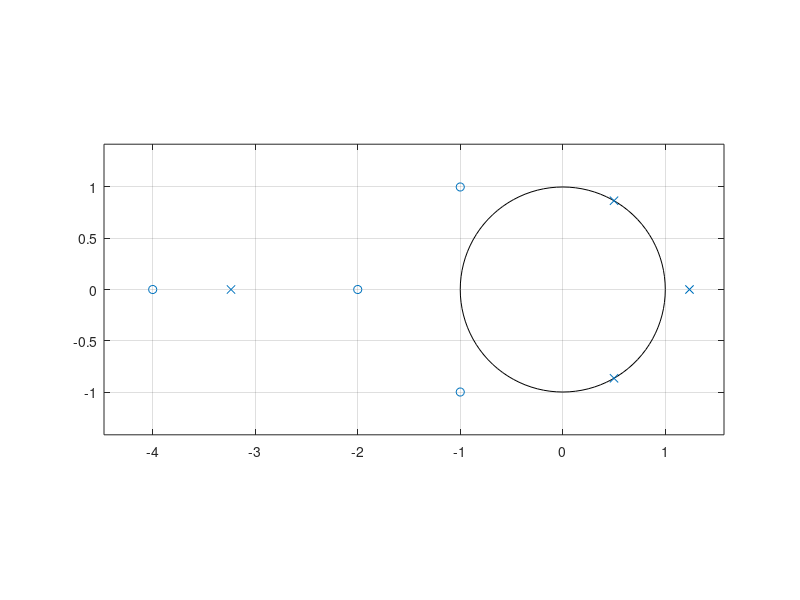

The MATLAB script that drew this image:
clc;
clf;
clear all;

pkg load signal;
num=[2 16 44 56 32];
den=[3 3 -15 18 -12];
NumFactors=roots(num)
DenFactors=roots(den)
zplane(num,den);